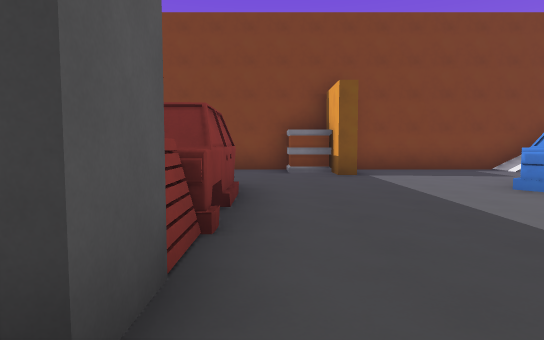
View 1 (above)

24 first-person views from a walk through a 3-D level made in the Godot game engine. The camera is 1.5 m above the floor, tilts 4° down and sees 75° across. The floor is counted in squares, 2.36 m on a side. Each view is taken from the middle of a square. On the plan, view 1 faces up. The plan holds only what a view shows up to about 10 squares ahead; the rest is blank. The place goes on beyond the plan. Surface patterns are stand-ins for the level's own textures.

View 2
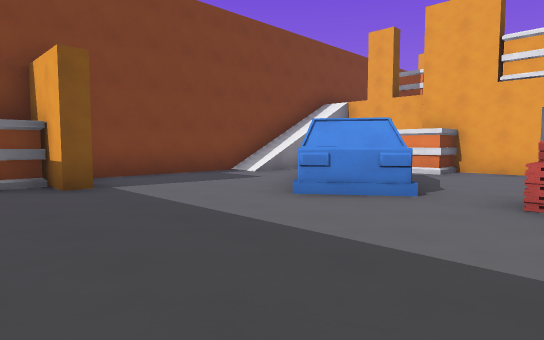

View 3
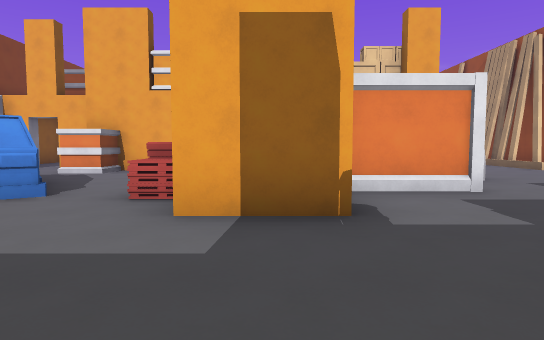

View 4
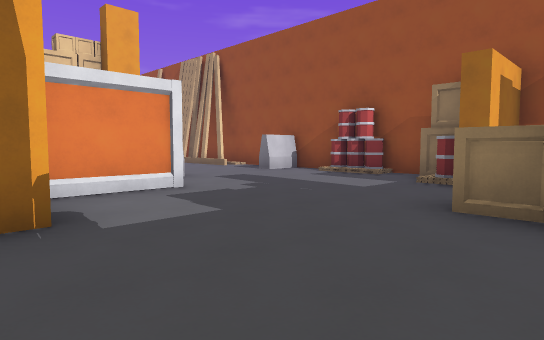

View 5
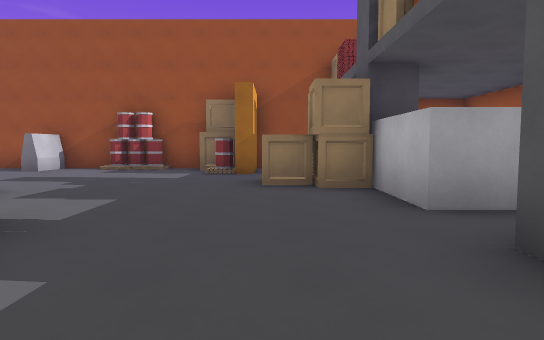

View 6
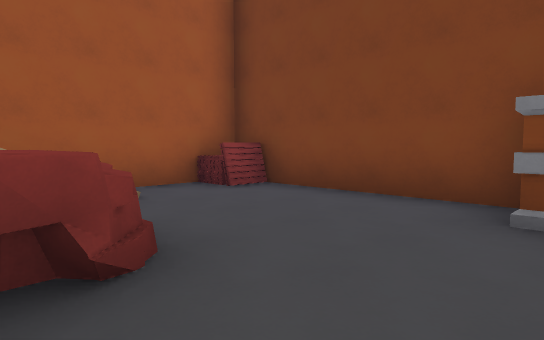

View 7
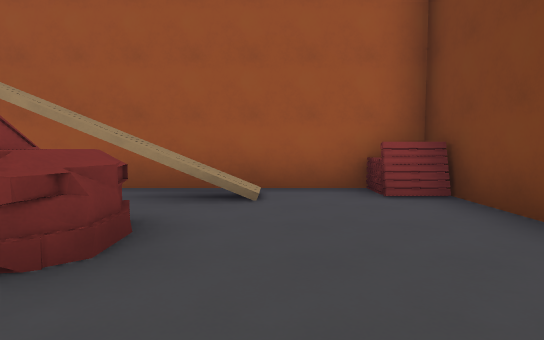

View 8
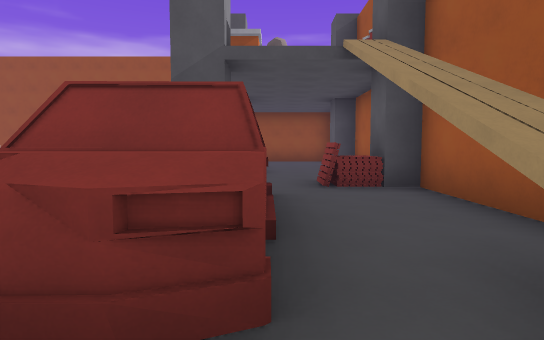

View 9
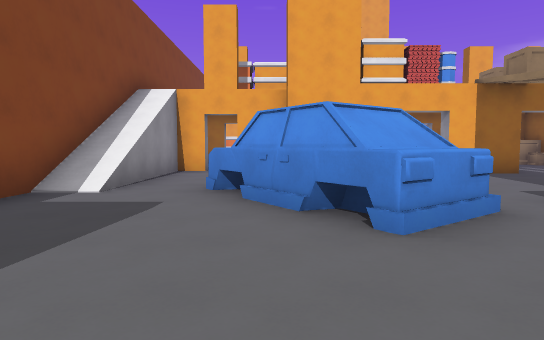

View 10
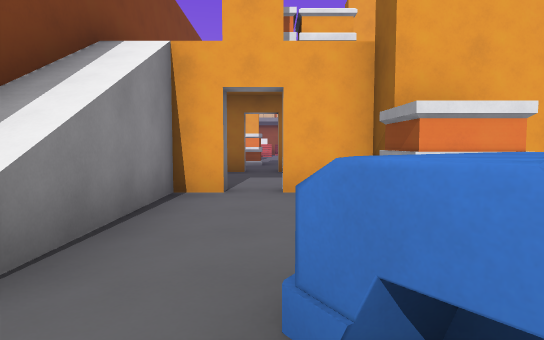

View 11
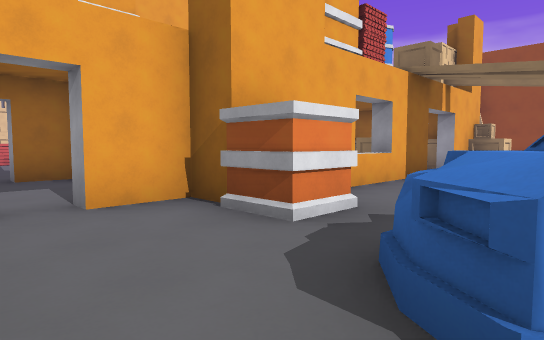

View 12
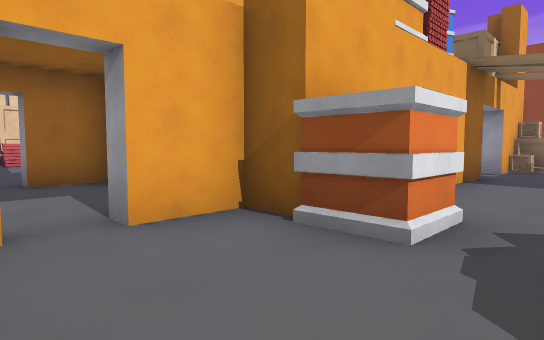

View 13
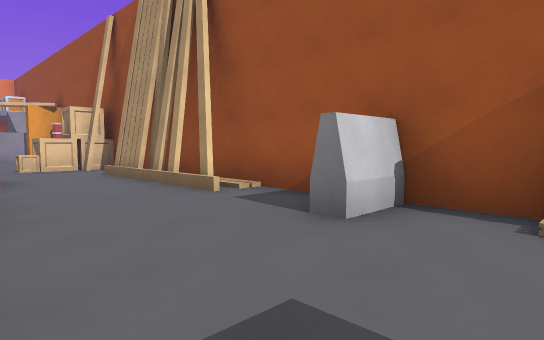

View 14
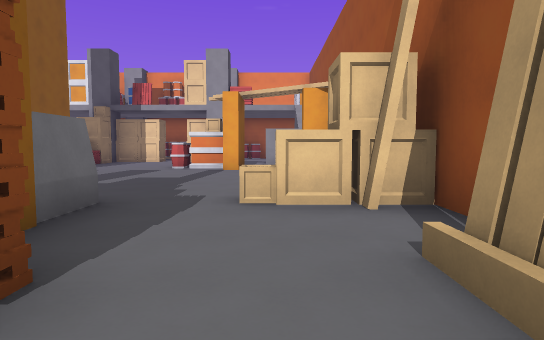

View 15
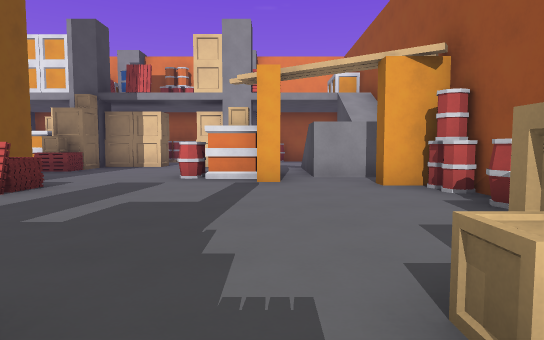

View 16
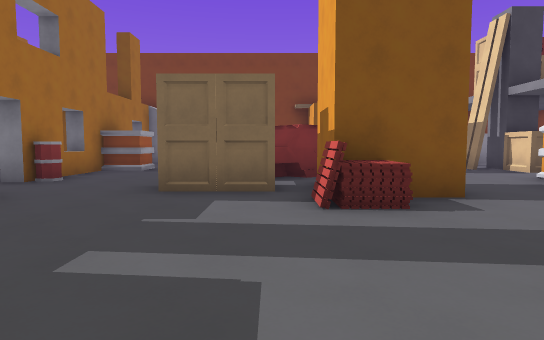

View 17
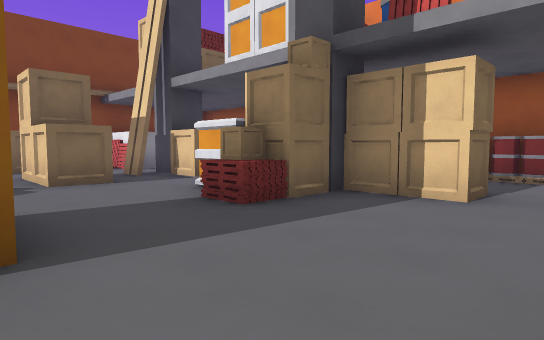

View 18
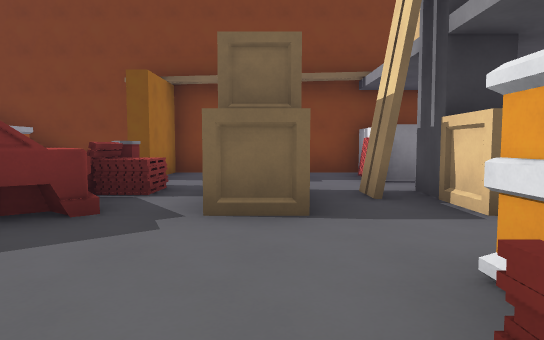

View 19
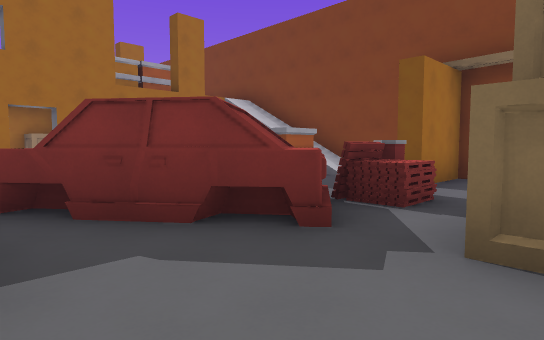

View 20
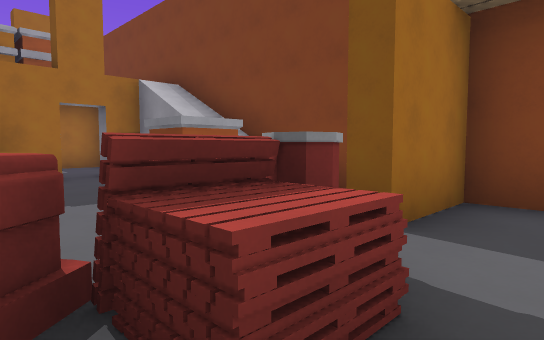

View 21
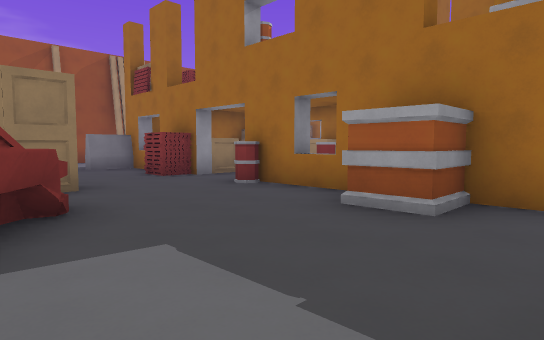

View 22
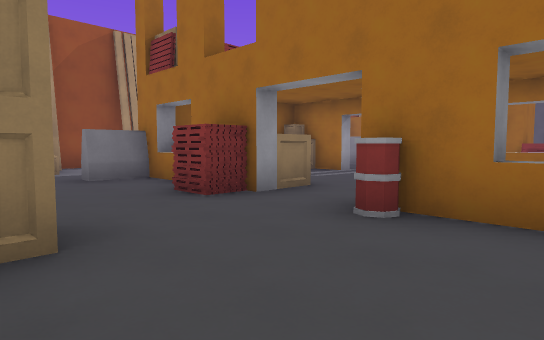

View 23
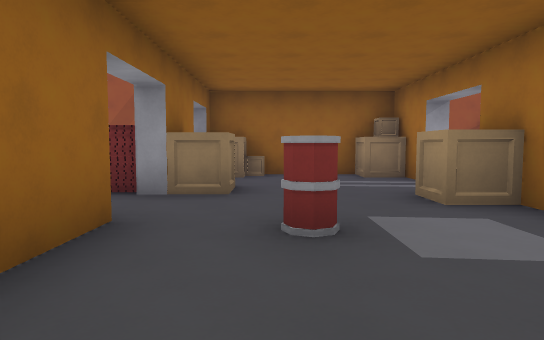

View 24
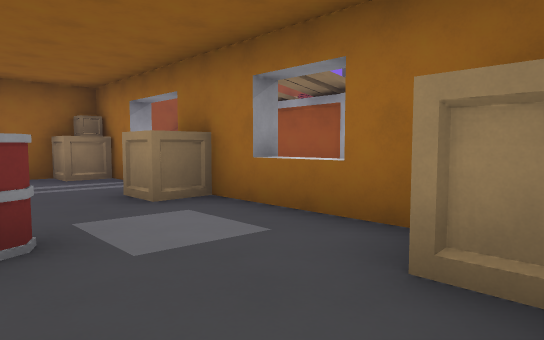

### Floor plan
Key: @ floor where view 1 was taken; # wall or solid block; x gap in a wall; . floor; / step, stairs or slope; ^ raised ledge; B box; A barrel; O other object.
Columns run from 5 left of view 1 to 28 right of it. Each row starts with its distance up from view 1.
 10  #########################  ##
  9 ##....B....////////////.#.. .#
  8 #.....B........#..#/.BB.#..O.##
  7 #..........^.................x
  6 #..#^.....#^^..#..#B.....A.O.x
  5 #..^^....^##.B#O .##....#..OxOO
  4 #..##....^....#...#....##^....
  3 #..^#.........^...#...^^......
  2 #...#....^#...#..A#A....# ..BB
  1 ##^.#....###..#O......OO##..BO
  0   ...@...### .....O#....^....OO .#
 -1 # ..#.....## ..... .............A#
 -2 # ..#......# .BO..O...........
 -3  #.. OO......O # B##......AB
 -4       ....................#
 -5       #A............B.....////
 -6       #O....#.#.##..O ...#////
 -7       ###AA##########  AA#   #

Where each view was taken, in squares from view 1:
view 1: 0 up, 0 right, facing up
view 2: 2 up, 0 right, facing up-right
view 3: 1 up, 0 right, facing right
view 4: 1 up, 0 right, facing down-right
view 5: 3 up, 1 right, facing down
view 6: 5 up, 1 right, facing up-left
view 7: 7 up, 1 right, facing left
view 8: 7 up, 2 left, facing down
view 9: 6 up, 1 right, facing right
view 10: 7 up, 5 right, facing right
view 11: 8 up, 6 right, facing down-right
view 12: 8 up, 7 right, facing down-right
view 13: 3 down, 5 right, facing down-right
view 14: 5 down, 11 right, facing right
view 15: 4 down, 14 right, facing right
view 16: 4 down, 18 right, facing up
view 17: 2 down, 20 right, facing up-right
view 18: 1 up, 22 right, facing up
view 19: 2 up, 22 right, facing up-left
view 20: 5 up, 21 right, facing up-left
view 21: 7 up, 18 right, facing down-left
view 22: 4 up, 17 right, facing down-left
view 23: 5 up, 12 right, facing down
view 24: 5 up, 12 right, facing down-left
